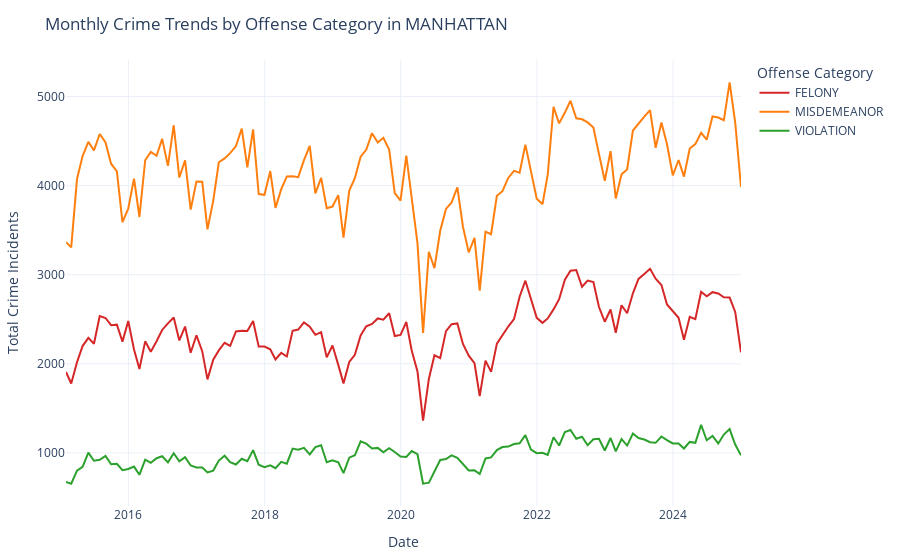

Notebook cell for this chart:
### Markdown cell above
## Time Trend Analysis for Specific Area/Borough

### Code cell
# Ensure date is datetime
merged_df["date"] = pd.to_datetime(merged_df["date"])

# Borough-level Crime Trend
selected_borough = "MANHATTAN"

borough_crime_data = merged_df[merged_df["Borough"] == selected_borough]

borough_monthly_category = (
    borough_crime_data
    .set_index("date")
    .groupby("law_cat_cd")["count"]
    .resample("ME")
    .sum()
    .reset_index()
)

fig_borough = px.line(
    borough_monthly_category,
    x="date",
    y="count",
    color="law_cat_cd",
    title=f"Monthly Crime Trends by Offense Category in {selected_borough}",
    labels={
        "date": "Date",
        "count": "Total Crime Incidents",
        "law_cat_cd": "Offense Category"
    },
    color_discrete_map={
        "FELONY": "#d62728",
        "MISDEMEANOR": "#ff7f0e",
        "VIOLATION": "#2ca02c"
    }
)

fig_borough.update_layout(
    template="plotly_white",
    legend_title_text="Offense Category",
    margin=dict(l=60, r=40, t=60, b=50)
)

fig_borough.update_traces(
    line=dict(width=2),
    hovertemplate=(
        "Month: %{x|%b %Y}<br>"
        "Category: %{marker.color}<br>"
        "Total Crimes: %{y:,}<extra></extra>"
    )
)

fig_borough.show()
